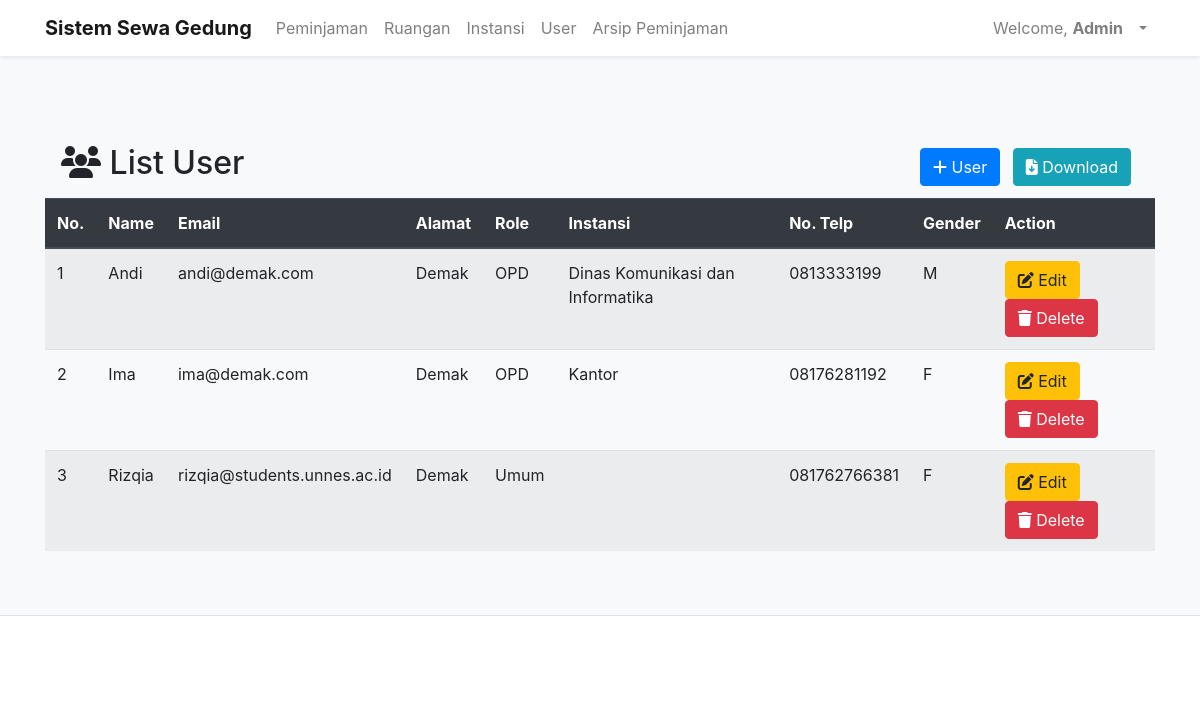
The page /dashboardAdmin.php?p=adminListUser (signed in) on the database its author committed.
### tables this page shows
CREATE TABLE `userruangan` (
  `UserID` int(11) NOT NULL,
  `nama` varchar(30) NOT NULL,
  `email` varchar(100) NOT NULL,
  `password` varchar(100) NOT NULL,
  `alamat` varchar(300) DEFAULT NULL,
  `role` varchar(20) DEFAULT NULL,
  `noTelp` varchar(13) DEFAULT NULL,
  `gender` char(1) DEFAULT NULL,
  `instansi` varchar(100) NOT NULL
);

### inc.koneksi.php (called while the page is built, shortened)
<?php
    class Connection{
        private $host = "localhost";
        private $user = "root";
        private $password = "";
        function connect(){
            $conn = mysqli_connect($this->host, $this->user, $this->password);
            $this->connection = $conn;
        }
    }
?>

### class/class.Register.php (called while the page is built, shortened)
<?php
    class Register extends Connection{
        public function SelectAllMember(){
            $sql = "SELECT * FROM userruangan";
            $result = mysqli_query($this->connection, $sql);
            $arrResult = Array();
            $count = 0;
            if (mysqli_num_rows($result) > 0) {
                while($data = mysqli_fetch_array($result)){
                    $objRegister = new Register();
                    $objRegister->UserID = $data['UserID'];
                    $objRegister->nama = $data['nama'];
                    $objRegister->email = $data['email'];
                    $objRegister->password = $data['password'];
                    $objRegister->alamat = $data['alamat'];
                    $objRegister->role = $data['role'];
                    $objRegister->instansi = $data['instansi'];
                    $objRegister->noTelp = $data['noTelp'];
                    $objRegister->gender = $data['gender'];
                    $arrResult[$count] = $objRegister;
                    $count++;
                }
            }
            return $arrResult;
        }
    }
?>

### pages/adminListUser.php (the view, shortened to what this page needs)
<div class="container">
    <div class="wrapper">
        <div class="Title">
            <div class="navbar ">
                <h2><i class="fas fa-users"></i> List User</h2>
                <ul class="navbar-nav ml-auto">
                    <li class="nav-item">
                    <?php
                        if ($_SESSION["role"] == 'Admin') {
                            echo '<a class="btn btn-primary mr-2"  href="dashboardAdmin.php?p=register" role="button"><i class="fas fa-plus"></i> User</a>';
                        }
                    ?>
                    <a class="btn btn-info mr-2"  href="pages/report_user.php" target=_blank role="button"><i class="fas fa-file-download"></i> Download</a>
                    </li>
                </ul>
            </div>
            <table class="table table-striped">
                <thead class="thead-dark">
                    <tr>
                        <th>No.</th>
                        <th>Name</th>
                        <th>Email</th>
                        <th>Alamat</th>
                        <th>Role</th>
                        <th>Instansi</th>
                        <th>No. Telp</th>
                        <th>Gender</th>
                        <?php
                            if ($_SESSION["role"] == 'Admin') {
                                echo '<th>Action</th>';
                            }
                        ?>
                    </tr>
                </thead>
                <tbody>
                    <?php
                        require_once('./class/class.Register.php');
                        $objRegister = new Register();
                        $arrayResult = $objRegister->SelectAllMember();
                        if (count($arrayResult) === 0) {
                            echo '<tr><td colspan="8" style="text-align: center;">Tidak ada data!</td></tr>';
                        }else {
                            $no = 1;
                            foreach($arrayResult as $dataUser){
                                if ($dataUser->role == 'OPD' OR $dataUser->role == 'Umum') {
                                echo '<tr>';
                                echo '<td>'.$no.'</td>';
                                echo '<td>'.$dataUser->nama.'</td>';
                                echo '<td>'.$dataUser->email.'</td>';
                                echo '<td>'.$dataUser->alamat.'</td>';
                                echo '<td>'.$dataUser->role.'</td>';
                                echo '<td>'.$dataUser->instansi.'</td>';
                                echo '<td>'.$dataUser->noTelp.'</td>';
                                echo '<td>'.$dataUser->gender.'</td>';
                                if ($_SESSION["role"] == 'Admin' ) {
                                echo '<td><a class="btn btn-warning" href="dashboardAdmin.php?p=user&UserID='.$dataUser->UserID.'"><i class="fas fa-edit"></i> Edit</a>
                                            <a class="btn btn-danger" href="dashboardAdmin.php?p=deleteUser&UserID='.$dataUser->UserID.'" onclick="return confirm(\'Apakah anda yakin ingin mengahapus?\')"><i class="fas fa-trash"></i> Delete</a></td>';
                                }
                                echo '</tr>';
                                $no++;
                                }
                            }
                        }
                    ?>
                </tbody>
            </table>
        </div>
    </div>
</div>

### styles.css (style rules this page uses)
.Title { padding: 80px 0 0 0; }

### rows shown on the page
userruangan: nama "Andi", email "andi@demak.com", alamat "Demak", role "OPD", instansi "Dinas Komunikasi dan Informatika", noTelp "0813333199", gender "M"
userruangan: nama "Ima", email "ima@demak.com", alamat "Demak", role "OPD", instansi "Kantor", noTelp "08176281192", gender "F"
userruangan: nama "Rizqia", email "rizqia@students.unnes.ac.id", alamat "Demak", role "Umum", noTelp "081762766381", gender "F"

### other values the page prints
$_SESSION["nama"] "Admin"
